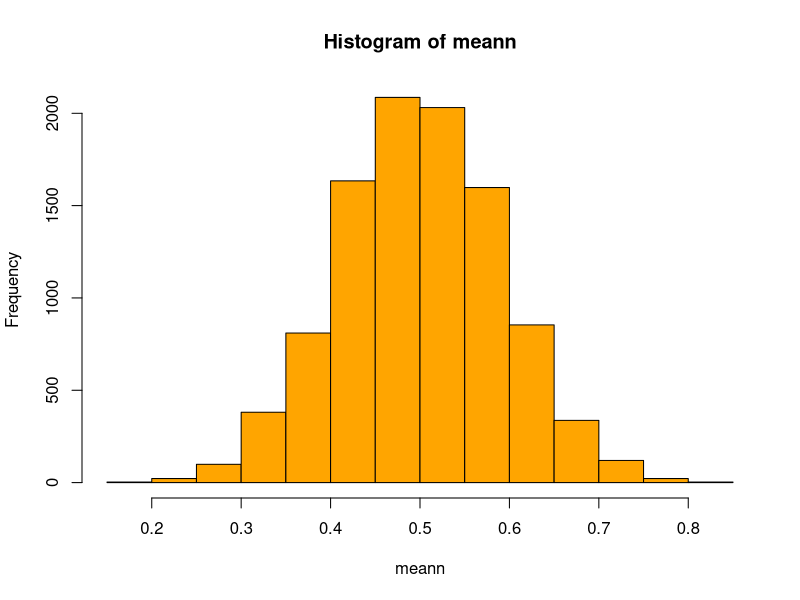

R code for this plot:
#OLS and WLS - solution changes only in terms of weights.
?lowess
# lowess - for single variable. 
# loess - for more than one variable 
# h too large --- oversmoothing ; if too small - undersmoothing

#Central Limit Theorem - the histogram of mean indicates that the means are normally distributed.
#Here we have made 10000 samples of UNIFORM distribution, each of size 10 with values between 0 and 1.

meann=c()
y<-c(1:10000)
for (s in y) {
  s<-runif(10)
  meann<-append(meann, mean(s))
}

hist(meann,col="Orange")

?hist()
print(mean(meann))